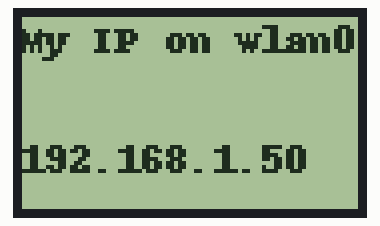
This program was run on a simulated Raspberry Pi (BCM pin numbers). On the bench: 84×48 one-colour display. At 0.0 s the program stops and its outputs stay as they are.

Above: at 0.1 s.

The program:

showIp.py
```python
#!/usr/bin/env python
#
# Concrete display implementation using Nokia5110
#
#

import Adafruit_Nokia_LCD as LCD
import Adafruit_GPIO.SPI as SPI

import sys
import time
import socket

from PIL import Image
from PIL import ImageDraw
from PIL import ImageFont

class Display():
    # Raspberry Pi hardware SPI config:
    DC_PORT = 23
    RST_PORT = 24
    SPI_PORT = 0
    SPI_DEVICE = 0

    CONTRAST = 60
    MAX_SPEED_HZ = 4000000
    # Hardware SPI usage:
    disp = LCD.PCD8544(DC_PORT, RST_PORT, spi=SPI.SpiDev(SPI_PORT, SPI_DEVICE, max_speed_hz=MAX_SPEED_HZ))

    def __init__(self):
        # Initialize library.
        self.disp.begin(contrast=self.CONTRAST)

        # Clear display.
        self.disp.clear()
        self.disp.display()
    def getIP(self):
        s = socket.socket(socket.AF_INET, socket.SOCK_DGRAM)
        s.connect(("8.8.8.8", 80))
        ip = s.getsockname()[0]
        return ip

    def showIp(self):
        image = Image.new('1', (LCD.LCDWIDTH, LCD.LCDHEIGHT))
        font = ImageFont.load_default()
        draw = ImageDraw.Draw(image)
        draw.rectangle((0,0,LCD.LCDWIDTH,LCD.LCDHEIGHT), outline=255, fill=255)

        s = socket.socket(socket.AF_INET, socket.SOCK_DGRAM)
        s.connect(("8.8.8.8", 80))
        ip = s.getsockname()[0]

        draw.text((0,0), 'My IP on wlan0 is:', font=font)
        draw.text((0,30), str(ip), font=font)
        self.disp.image(image)
        self.disp.display()

def main():
    display = Display()
    display.showIp()

if __name__ == '__main__':
    main()
```
